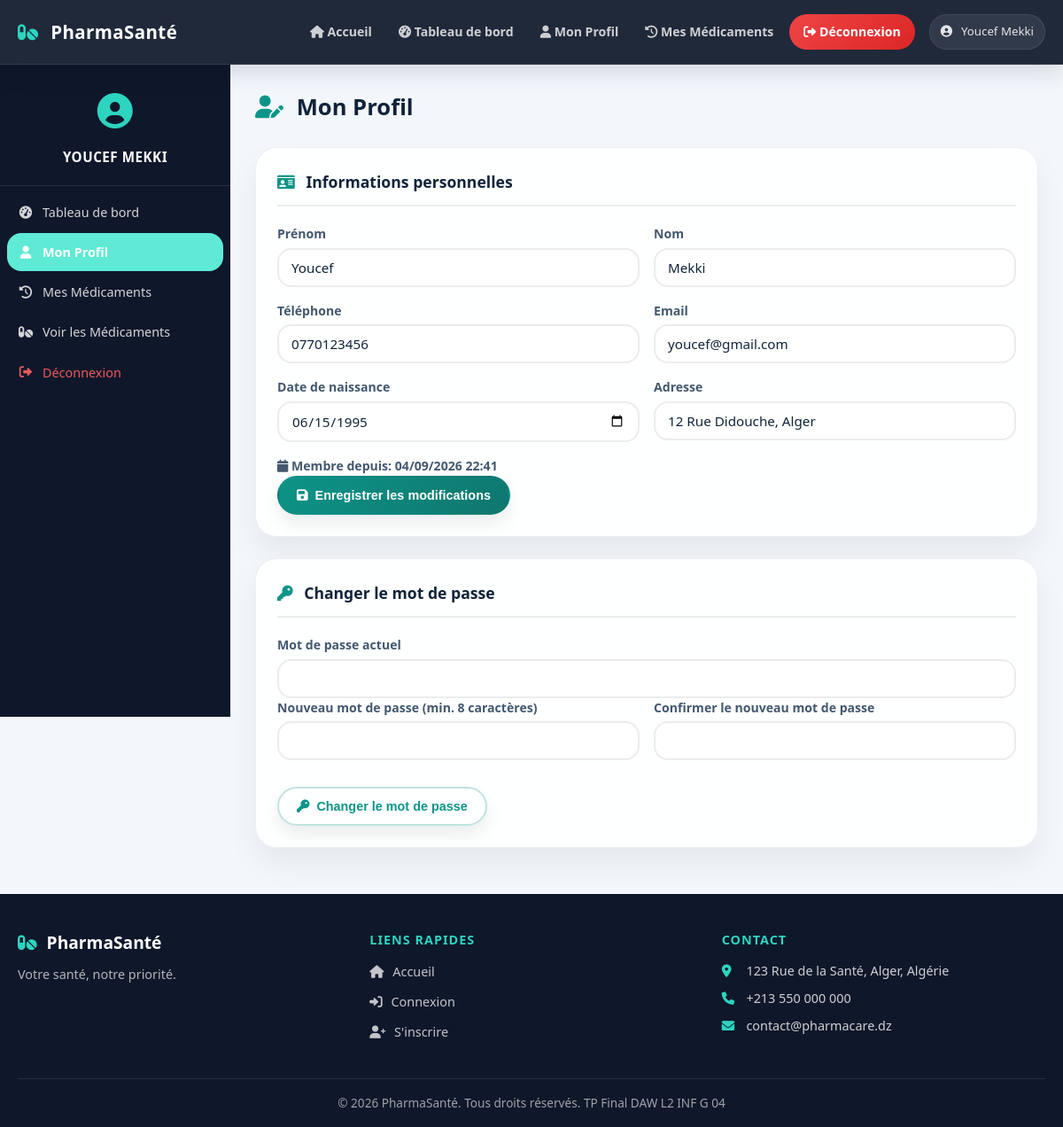
/patient_profile.php (signed in), run on the app's committed database.
### tables this page shows
CREATE TABLE `patient` (
    `id` INT NOT NULL AUTO_INCREMENT,
    `nom` VARCHAR(100) NOT NULL,
    `prenom` VARCHAR(100) NOT NULL,
    `telephone` VARCHAR(20) NOT NULL,
    `email` VARCHAR(100) NOT NULL,
    `password` VARCHAR(255) NOT NULL,
    `adresse` TEXT,
    `date_naissance` DATE,
    `date_creation` TIMESTAMP DEFAULT CURRENT_TIMESTAMP,
    PRIMARY KEY (`id`),
    UNIQUE KEY `uq_patient_email` (`email`)
);

CREATE TABLE `site_profile` (
    `id` TINYINT UNSIGNED NOT NULL,
    `full_name` VARCHAR(150) NOT NULL,
    `phone` VARCHAR(30) NOT NULL,
    `email` VARCHAR(150) NOT NULL,
    `location` VARCHAR(200) NOT NULL,
    `bio` VARCHAR(500) NOT NULL,
    `photo_path` VARCHAR(255) DEFAULT NULL,
    `updated_at` TIMESTAMP DEFAULT CURRENT_TIMESTAMP ON UPDATE CURRENT_TIMESTAMP,
    PRIMARY KEY (`id`)
);

### includes/functions.php (called while the page is built, shortened)
<?php
function h($data) {
    return htmlspecialchars($data, ENT_QUOTES, 'UTF-8');
}
function getSiteProfile($conn) {
    $create = $conn->query("CREATE TABLE IF NOT EXISTS site_profile (
        id TINYINT UNSIGNED NOT NULL PRIMARY KEY,
        full_name VARCHAR(150) NOT NULL,
        phone VARCHAR(30) NOT NULL,
        email VARCHAR(150) NOT NULL,
        location VARCHAR(200) NOT NULL,
        bio VARCHAR(500) NOT NULL,
        photo_path VARCHAR(255) DEFAULT NULL,
        updated_at TIMESTAMP DEFAULT CURRENT_TIMESTAMP ON UPDATE CURRENT_TIMESTAMP
    ) ENGINE=InnoDB DEFAULT CHARSET=utf8mb4 COLLATE=utf8mb4_unicode_ci");
    $result = $conn->query("SELECT * FROM site_profile WHERE id=1");
    if ($result && ($row = $result->fetch_assoc())) {
        return $row;
    }
    $defaults = array(
        'full_name' => 'PharmaSanté',
        'phone' => '+213 550 000 000',
        'email' => 'contact@pharmacare.dz',
        'location' => '123 Rue de la Santé, Alger, Algérie',
        'bio' => 'Votre santé, notre priorité.',
        'photo_path' => null
    );
    return $defaults;
}
function formatDate($datetime) {
    $ts = strtotime($datetime);
    return date('d/m/Y H:i', $ts);
}
?>

### patient_profile.php (the view, shortened to what this page needs)
<!DOCTYPE html>
<html lang="fr">
<head>
    <link rel="stylesheet" href="https://cdnjs.cloudflare.com/ajax/libs/font-awesome/6.0.0-beta3/css/all.min.css">
    <link rel="stylesheet" href="style.css">
</head>
<body class="dashboard-page">
<?php
require_once 'config/database.php';
require_once 'includes/functions.php';
include 'header.php';
$userId = $_SESSION['user_id'];
$stPat = $conn->prepare("SELECT * FROM patient WHERE id=?");
$stPat->bind_param("i", $userId);
$stPat->execute();
$patient = $stPat->get_result()->fetch_assoc();
?>
<div class="dashboard-layout">
    <aside class="sidebar">
        <div class="sidebar-header">
            <div class="patient-avatar"><i class="fas fa-user-circle"></i></div>
            <div class="patient-name"><?php echo h($patient['prenom'] . ' ' . $patient['nom']); ?></div>
        </div>
        <nav class="sidebar-nav">
            <a href="patient_dashboard.php"><i class="fas fa-tachometer-alt"></i> Tableau de bord</a>
            <a href="patient_profile.php" class="active"><i class="fas fa-user"></i> Mon Profil</a>
            <a href="patient_historique.php"><i class="fas fa-history"></i> Mes Médicaments</a>
            <a href="index.php"><i class="fas fa-pills"></i> Voir les Médicaments</a>
            <a href="logout.php" class="sidebar-logout"><i class="fas fa-sign-out-alt"></i> Déconnexion</a>
        </nav>
    </aside>
    <main class="dashboard-main">
        <div class="page-header"><h1><i class="fas fa-user-edit"></i> Mon Profil</h1></div>
        <div class="section-card">
            <div class="section-card-header"><h2><i class="fas fa-id-card"></i> Informations personnelles</h2></div>
            <form method="POST">
                <div class="form-row">
                    <div class="form-group"><label>Prénom</label><input type="text" name="prenom" class="form-input" value="<?php echo h($patient['prenom']); ?>" required></div>
                    <div class="form-group"><label>Nom</label><input type="text" name="nom" class="form-input" value="<?php echo h($patient['nom']); ?>" required></div>
                </div>
                <div class="form-row">
                    <div class="form-group"><label>Téléphone</label><input type="text" name="telephone" class="form-input" value="<?php echo h($patient['telephone']); ?>" required></div>
                    <div class="form-group"><label>Email</label><input type="email" name="email" class="form-input" value="<?php echo h($patient['email']); ?>" required></div>
                </div>
                <div class="form-row">
                    <div class="form-group"><label>Date de naissance</label><input type="date" name="date_naissance" class="form-input" value="<?php echo h($patient['date_naissance'] ?? ''); ?>"></div>
                    <div class="form-group"><label>Adresse</label><input type="text" name="adresse" class="form-input" value="<?php echo h($patient['adresse'] ?? ''); ?>"></div>
                </div>
                <div class="form-group">
                    <label class="text-muted"><i class="fas fa-calendar"></i> Membre depuis: <?php echo formatDate($patient['date_creation']); ?></label>
                </div>
                <button type="submit" class="btn btn-primary"><i class="fas fa-save"></i> Enregistrer les modifications</button>
            </form>
        </div>
        <div class="section-card">
            <div class="section-card-header"><h2><i class="fas fa-key"></i> Changer le mot de passe</h2></div>
            <form method="POST">
                <div class="form-group"><label>Mot de passe actuel</label><input type="password" name="current_password" class="form-input" required></div>
                <div class="form-row">
                    <div class="form-group">
                        <label>Nouveau mot de passe (min. 8 caractères)</label>
                        <input type="password" name="new_password" id="new_pass" class="form-input" required onkeyup="checkPasswordStrength(this.value)">
                        <div class="password-strength" id="passwordStrength"></div>
                    </div>
                    <div class="form-group">
                        <label>Confirmer le nouveau mot de passe</label>
                        <input type="password" name="confirm_password" class="form-input" required onkeyup="checkPasswordMatch('new_pass','confirm_password','pwMatchMsg')">
                    </div>
                </div>
                <button type="submit" class="btn btn-outline"><i class="fas fa-key"></i> Changer le mot de passe</button>
            </form>
        </div>
    </main>
</div>
<?php include 'footer.php'; ?>
</body>
</html>

### footer.php (shortened to what this page needs)
<?php $siteProfile = getSiteProfile($conn); ?>
<footer class="site-footer">
    <div class="footer-inner">
        <div class="footer-brand">
            <h3><i class="fas fa-pills"></i> <?php echo h($siteProfile['full_name']); ?></h3>
            <p><?php echo h($siteProfile['bio']); ?></p>
        </div>
        <div class="footer-links">
            <h4>Liens rapides</h4>
            <ul>
                <li><a href="index.php"><i class="fas fa-home"></i> Accueil</a></li>
                <li><a href="login.php"><i class="fas fa-sign-in-alt"></i> Connexion</a></li>
                <li><a href="register_patient.php"><i class="fas fa-user-plus"></i> S'inscrire</a></li>
            </ul>
        </div>
        <div class="footer-contact">
            <h4>Contact</h4>
            <p><i class="fas fa-map-marker-alt"></i> <?php echo h($siteProfile['location']); ?></p>
            <p><i class="fas fa-phone"></i> <?php echo h($siteProfile['phone']); ?></p>
            <p><i class="fas fa-envelope"></i> <?php echo h($siteProfile['email']); ?></p>
        </div>
    </div>
    <div class="footer-bottom">
        <p>&copy; 2026 PharmaSanté. Tous droits réservés. TP Final DAW L2 INF G 04</p>
    </div>
</footer>

### data on the page
patient: prenom+nom "YOUCEF MEKKI", prenom "Youcef", nom "Mekki", telephone "0770123456", email "youcef@gmail.com", date_naissance "06/15/1995", adresse "12 Rue Didouche, Alger", date_creation "04/09/2026 22:41"
site_profile: full_name "PharmaSanté", bio "Votre santé, notre priorité.", location "123 Rue de la Santé, Alger, Algérie", phone "+213 550 000 000", email "contact@pharmacare.dz"

### other printed values
$userName "Youcef Mekki"
